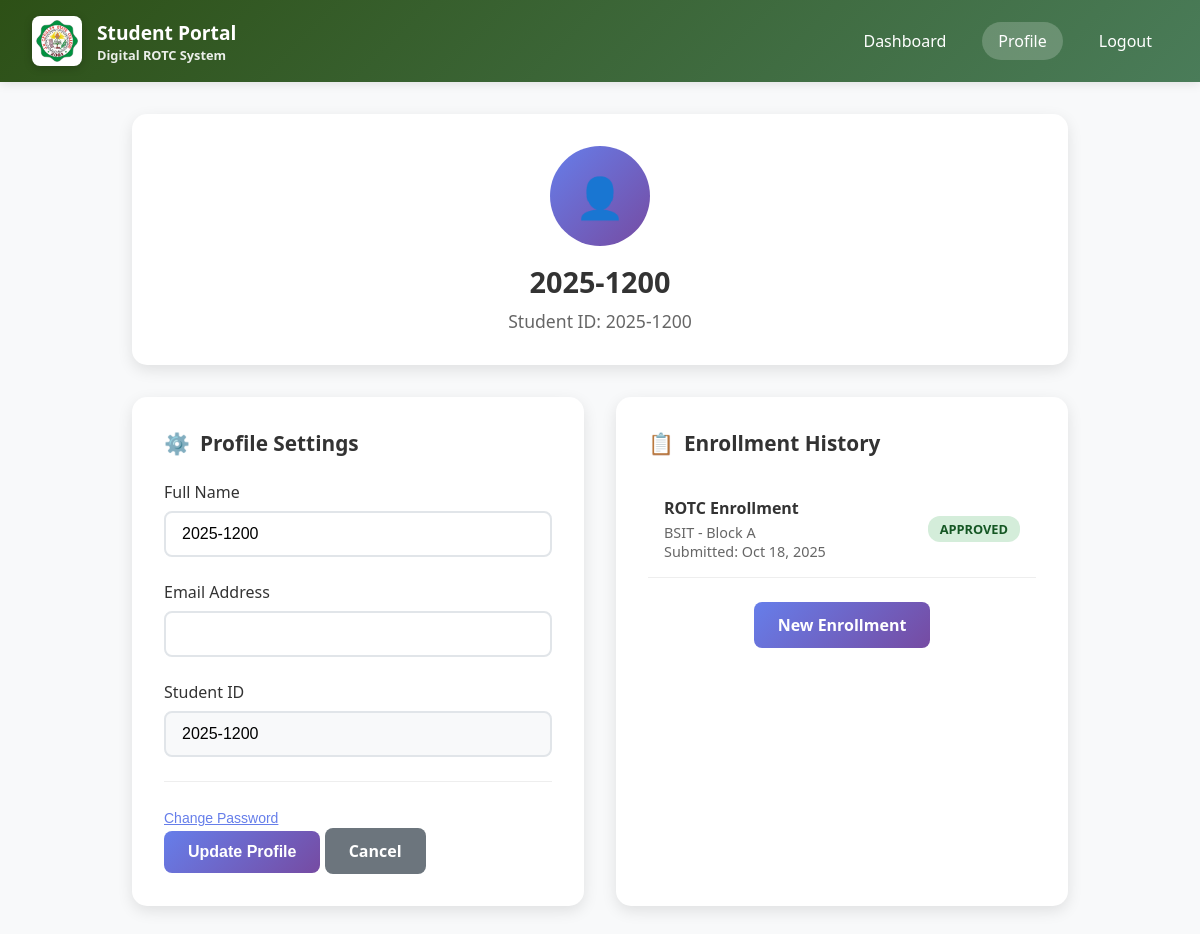
Page /student/profile.php (signed in) on the committed database.
### tables this page shows
CREATE TABLE `users` (
  `id` varchar(50) NOT NULL,
  `password` varchar(255) NOT NULL,
  `role` enum('admin','student') NOT NULL,
  `name` varchar(100) DEFAULT NULL,
  `email` varchar(100) DEFAULT NULL,
  `created_at` timestamp NOT NULL DEFAULT current_timestamp(),
  `updated_at` timestamp NOT NULL DEFAULT current_timestamp() ON UPDATE current_timestamp()
);

CREATE TABLE `enrollments` (
  `id` int(11) NOT NULL,
  `student_id` varchar(50) NOT NULL,
  `first_name` varchar(50) NOT NULL,
  `middle_name` varchar(50) DEFAULT NULL,
  `last_name` varchar(50) NOT NULL,
  `age` int(11) DEFAULT NULL,
  `religion` varchar(50) DEFAULT NULL,
  `date_of_birth` date DEFAULT NULL,
  `place_of_birth` varchar(100) DEFAULT NULL,
  `height` decimal(5,2) DEFAULT NULL,
  `weight` decimal(5,2) DEFAULT NULL,
  `complexion` varchar(50) DEFAULT NULL,
  `blood_type` varchar(5) DEFAULT NULL,
  `block` varchar(10) DEFAULT NULL,
  `course` varchar(50) DEFAULT NULL,
  `army_nstp` varchar(20) DEFAULT NULL,
  `address` text DEFAULT NULL,
  `phone` varchar(20) DEFAULT NULL,
  `email` varchar(100) DEFAULT NULL,
  `father_name` varchar(100) DEFAULT NULL,
  `father_occupation` varchar(100) DEFAULT NULL,
  `mother_name` varchar(100) DEFAULT NULL,
  `mother_occupation` varchar(100) DEFAULT NULL,
  `emergency_contact_person` varchar(100) DEFAULT NULL,
  `relationship` varchar(50) DEFAULT NULL,
  `emergency_contact_number` varchar(20) DEFAULT NULL,
  `ms` varchar(20) DEFAULT NULL,
  `semester` varchar(20) DEFAULT NULL,
  `school_year` varchar(20) DEFAULT NULL,
  `grade` varchar(10) DEFAULT NULL,
  `ms_remarks` text DEFAULT NULL,
  `advance_course` tinyint(1) DEFAULT 0,
  `photo_path` varchar(255) DEFAULT NULL,
  `status` enum('not_enrolled','submitted','resubmitted','approved','rejected') DEFAULT 'not_enrolled',
  `admin_remarks` text DEFAULT NULL,
  `submitted_at` timestamp NULL DEFAULT NULL,
  `resubmitted_at` timestamp NULL DEFAULT NULL,
  `reviewed_at` timestamp NULL DEFAULT NULL,
  `created_at` timestamp NOT NULL DEFAULT current_timestamp(),
  `updated_at` timestamp NOT NULL DEFAULT current_timestamp() ON UPDATE current_timestamp()
);

### config/database.php (called while the page is built, shortened)
<?php
class Database {
    private $host = 'localhost';
    private $db_name = 'rotc_system';
    private $username = 'root';
    private $password = '';
    public function getConnection() {
        $this->conn = null;
        try {
            $this->conn = new PDO(
                "mysql:host=" . $this->host . ";dbname=" . $this->db_name,
                $this->username,
                $this->password,
                array(PDO::ATTR_ERRMODE => PDO::ERRMODE_EXCEPTION)
            );
        } catch(PDOException $exception) {
            echo "Connection error: " . $exception->getMessage();
        }
        return $this->conn;
    }
}
class SessionManager {
    private $db;
    public function __construct() {
        $database = new Database();
        $this->db = $database->getConnection();
    }
    public function isLoggedIn() {
        return isset($_SESSION['user_id']) && isset($_SESSION['role']);
    }
    public function getCurrentUser() {
        $query = "SELECT * FROM users WHERE id = ?";
        $stmt = $this->db->prepare($query);
        $stmt->execute([$_SESSION['user_id']]);
        return $stmt->fetch(PDO::FETCH_ASSOC);
    }
}
?>

### student/profile.php (the view, shortened to what this page needs)
<?php
require_once '../config/database.php';
$sessionManager = new SessionManager();
$sessionManager->requireRole('student');
$database = new Database();
$db = $database->getConnection();
$current_user = $sessionManager->getCurrentUser();
$student_id = $_SESSION['user_id'];
$history_query = "SELECT * FROM enrollments WHERE student_id = ? ORDER BY created_at DESC";
$history_stmt = $db->prepare($history_query);
$history_stmt->execute([$student_id]);
$enrollment_history = $history_stmt->fetchAll(PDO::FETCH_ASSOC);
?>
<!DOCTYPE html>
<html lang="en">
<head>
</head>
<body>
  <nav class="navbar">
    <div class="navbar-brand">
      <img src="../assets/img/jhcsc-logo.png" alt="JHCSC Logo" class="navbar-logo">
      <div>
        <div style="font-size: 1.2rem;">Student Portal</div>
        <div style="font-size: 0.8rem; opacity: 0.9;">Digital ROTC System</div>
      </div>
    </div>
    <div class="navbar-nav">
      <a href="dashboard.php" class="nav-link">Dashboard</a>
      <a href="profile.php" class="nav-link active">Profile</a>
      <a href="../index.php" class="nav-link">Logout</a>
    </div>
  </nav>
  <div class="container">
    <div class="profile-header">
      <div class="profile-avatar">👤</div>
      <h1 class="profile-name"><?php echo htmlspecialchars($current_user['name'] ?: 'Student'); ?></h1>
      <p class="profile-id">Student ID: <?php echo htmlspecialchars($student_id); ?></p>
    </div>
    <div class="content-grid">
      <div class="card">
        <h2 class="card-title">
          <span>⚙️</span>
          Profile Settings
        </h2>
        <form method="POST">
          <div class="form-group">
            <label>Full Name</label>
            <input type="text" name="name" value="<?php echo htmlspecialchars($current_user['name'] ?: ''); ?>" required>
          </div>
          <div class="form-group">
            <label>Email Address</label>
            <input type="email" name="email" value="<?php echo htmlspecialchars($current_user['email'] ?: ''); ?>">
          </div>
          <div class="form-group">
            <label>Student ID</label>
            <input type="text" value="<?php echo htmlspecialchars($student_id); ?>" readonly style="background-color: #f8f9fa;">
          </div>
          <div class="password-section">
            <button type="button" class="password-toggle" onclick="togglePasswordFields()">
              Change Password
            </button>
          </div>
          <button type="submit" class="btn btn-primary">Update Profile</button>
          <a href="dashboard.php" class="btn btn-secondary">Cancel</a>
        </form>
      </div>
      <div class="card">
        <h2 class="card-title">
          <span>📋</span>
          Enrollment History
        </h2>
        <?php if (empty($enrollment_history)): ?>
          <div class="no-history">No enrollment history found.</div>
        <?php else: ?>
          <?php foreach ($enrollment_history as $enrollment): ?>
            <div class="history-item">
              <div class="history-info">
                <h4>ROTC Enrollment</h4>
                <p><?php echo htmlspecialchars($enrollment['course']); ?> - Block <?php echo htmlspecialchars($enrollment['block']); ?></p>
                <p>Submitted: <?php echo date('M j, Y', strtotime($enrollment['created_at'])); ?></p>
              </div>
              <span class="status-badge status-<?php echo $enrollment['status']; ?>">
                <?php echo ucfirst($enrollment['status']); ?>
              </span>
            </div>
          <?php endforeach; ?>
        <?php endif; ?>
        <div style="margin-top: 1.5rem; text-align: center;">
          <a href="enroll.php" class="btn btn-primary">New Enrollment</a>
        </div>
      </div>
    </div>
  </div>
</body>
</html>

### student/profile.php (style rules this page uses)
* { margin: 0; padding: 0; box-sizing: border-box; }
body { font-family: 'Segoe UI', Tahoma, Geneva, Verdana, sans-serif; background: #f8f9fa; min-height: 100vh; }
.navbar { background: linear-gradient(135deg, #2d5016 0%, #4a7c59 100%); color: white; padding: 1rem 2rem; display: flex; justify-content: space-between; align-items: center; box-shadow: 0 2px 10px rgba(0,0,0,0.1); }
.navbar-brand { font-size: 1.5rem; font-weight: bold; display: flex; align-items: center; gap: 15px; }
.navbar-logo { height: 50px; width: auto; border-radius: 8px; box-shadow: 0 2px 8px rgba(0,0,0,0.2); background: white; padding: 4px; }
.navbar-nav { display: flex; gap: 20px; align-items: center; }
.nav-link { color: white; text-decoration: none; padding: 8px 16px; border-radius: 20px; transition: background-color 0.3s; }
.nav-link:hover, .nav-link.active { background-color: rgba(255,255,255,0.2); }
.container { max-width: 1000px; margin: 0 auto; padding: 2rem; }
.profile-header { background: white; border-radius: 15px; padding: 2rem; margin-bottom: 2rem; box-shadow: 0 5px 15px rgba(0,0,0,0.1); text-align: center; }
.profile-avatar { width: 100px; height: 100px; border-radius: 50%; background: linear-gradient(135deg, #667eea 0%, #764ba2 100%); display: flex; align-items: center; justify-content: center; font-size: 2.5rem; color: white; margin: 0 auto 1rem; }
.profile-name { font-size: 1.8rem; color: #333; margin-bottom: 0.5rem; }
.profile-id { color: #666; font-size: 1.1rem; }
.content-grid { display: grid; grid-template-columns: 1fr 1fr; gap: 2rem; }
.card { background: white; border-radius: 15px; padding: 2rem; box-shadow: 0 5px 15px rgba(0,0,0,0.1); }
.card-title { font-size: 1.3rem; color: #333; margin-bottom: 1.5rem; display: flex; align-items: center; gap: 10px; }
.form-group { margin-bottom: 1.5rem; }
.form-group label { display: block; margin-bottom: 0.5rem; font-weight: 500; color: #333; }
.form-group input { width: 100%; padding: 12px 16px; border: 2px solid #e1e5e9; border-radius: 8px; font-size: 16px; transition: border-color 0.3s ease; }
.btn { display: inline-block; padding: 12px 24px; border-radius: 8px; text-decoration: none; font-weight: 600; transition: all 0.3s ease; border: none; cursor: pointer; font-size: 16px; }
.btn-primary { background: linear-gradient(135deg, #667eea 0%, #764ba2 100%); color: white; }
.btn-secondary { background: #6c757d; color: white; }
.history-item { padding: 1rem; border-bottom: 1px solid #eee; display: flex; justify-content: space-between; align-items: center; }
.history-info h4 { color: #333; margin-bottom: 0.25rem; }
.history-info p { color: #666; font-size: 0.9rem; }
.status-badge { padding: 4px 12px; border-radius: 12px; font-size: 0.8rem; font-weight: bold; text-transform: uppercase; }
.status-approved { background: #d4edda; color: #155724; }
.password-section { border-top: 1px solid #eee; padding-top: 1.5rem; margin-top: 1.5rem; }
.password-toggle { background: none; border: none; color: #667eea; cursor: pointer; text-decoration: underline; font-size: 14px; }

### rows in the picture
users: name "2025-1200"
enrollments: course "BSIT", block "A", created_at "Oct 18, 2025", status "APPROVED"

### other values in the picture
$student_id "2025-1200"
